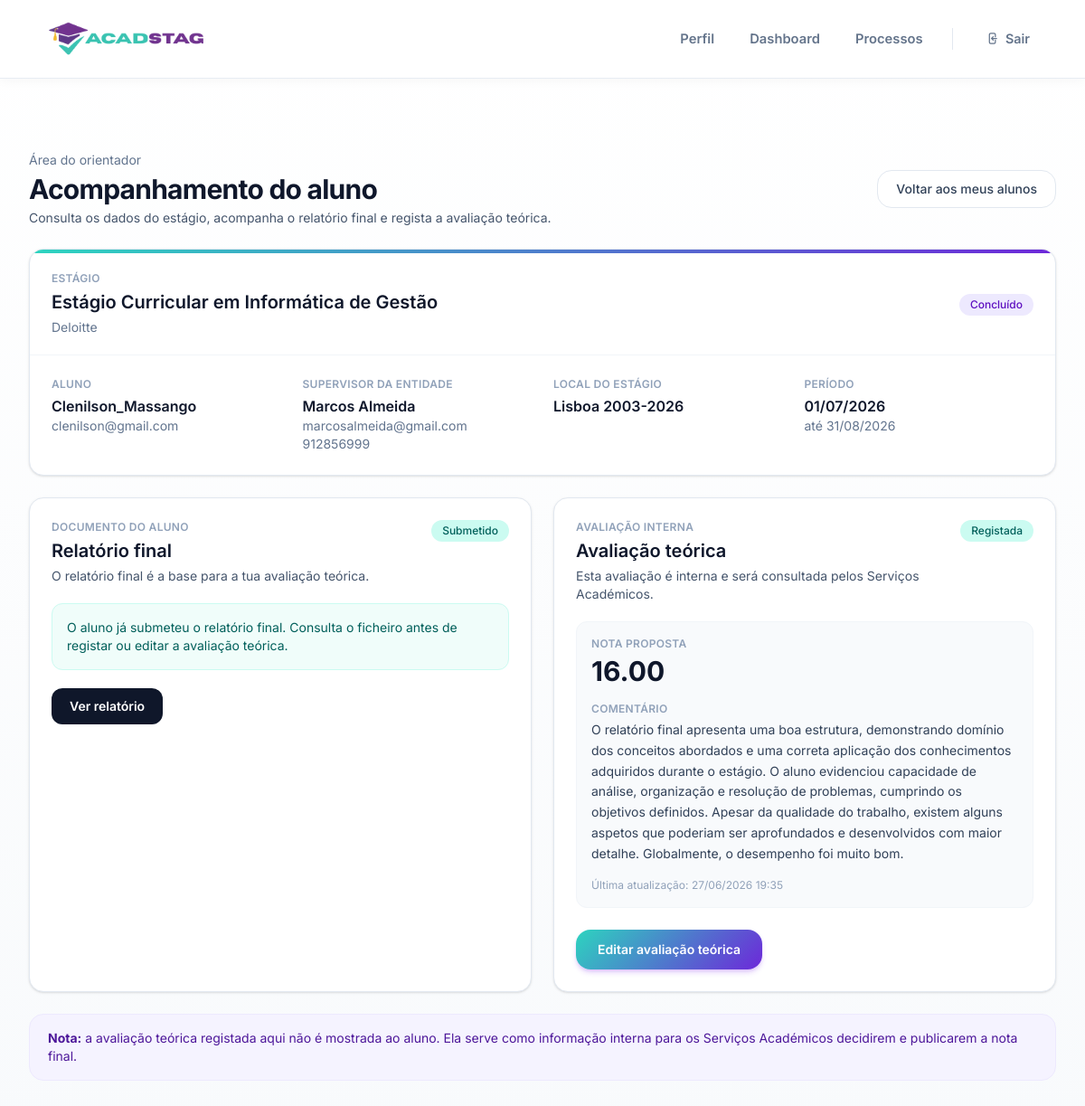
Page /processos/orientador/1/ (signed in) on the committed database.
### processos/models.py (models this page shows, shortened)
class ProcessoEstagio(models.Model):
    class Estado(models.TextChoices):
        PREPARACAO = "PREPARACAO", "Preparação"
        EM_CURSO = "EM_CURSO", "Em curso"
        EM_AVALIACAO = "EM_AVALIACAO", "Em avaliação"
        CONCLUIDO = "CONCLUIDO", "Concluído"
    candidatura = models.OneToOneField(
        Candidatura,
        on_delete=models.CASCADE,
        related_name="processo",
    )
    orientador = models.ForeignKey(
        User,
        on_delete=models.SET_NULL,
        null=True,
        blank=True,
        related_name="processos_orientados",
        limit_choices_to={"role": "ORIENTADOR"},
    )
    supervisor_nome = models.CharField(max_length=150, blank=True)
    supervisor_email = models.EmailField(blank=True)
    supervisor_telefone = models.CharField(max_length=30, blank=True)
    supervisor_cargo = models.CharField(max_length=120, blank=True)
    local_estagio = models.CharField(max_length=200, blank=True)
    data_inicio = models.DateField(null=True, blank=True)
    data_fim = models.DateField(null=True, blank=True)
    acordo_estagio = models.FileField(
        upload_to="acordos_estagio/",
        validators=[FileExtensionValidator(allowed_extensions=["pdf"])],
        null=True,
        blank=True,
    )
    estado = models.CharField(
        max_length=30,
        choices=Estado.choices,
        default=Estado.PREPARACAO,
    )
    empresa_confirmada = models.BooleanField(default=False)
    validado_servicos_academicos = models.BooleanField(default=False)
    nota_final = models.DecimalField(
        max_digits=4,
        decimal_places=2,
        null=True,
        blank=True,
    )
    nota_publicada = models.BooleanField(default=False)
    criado_em = models.DateTimeField(auto_now_add=True)
    atualizado_em = models.DateTimeField(auto_now=True)
    class Meta:
        ordering = ["-criado_em"]

### candidaturas/models.py (models this page shows, shortened)
class Candidatura(models.Model):
    class Status(models.TextChoices):
        SUBMETIDA = "SUBMETIDA", "Submetida"
        ACEITE = "ACEITE", "Aceite"
        REJEITADA = "REJEITADA", "Rejeitada"
    aluno = models.ForeignKey(
        User,
        on_delete=models.CASCADE,
        related_name="candidaturas",
        limit_choices_to={"role": "ALUNO"},
    )
    estagio = models.ForeignKey(
        Estagio,
        on_delete=models.CASCADE,
        related_name="candidaturas",
    )
    cv = models.FileField(
        upload_to=upload_cv_path,
        validators=[FileExtensionValidator(allowed_extensions=["pdf"])],
        null=True,
        blank=True,
    )
    comprovativo_frequencia = models.FileField(
        upload_to=upload_comprovativo_path,
        validators=[FileExtensionValidator(allowed_extensions=["pdf"])],
        null=True,
        blank=True,
    )
    status = models.CharField(
        max_length=20,
        choices=Status.choices,
        default=Status.SUBMETIDA,
    )
    data_candidatura = models.DateTimeField(auto_now_add=True)
    class Meta:
        unique_together = ("aluno", "estagio")
        ordering = ["-data_candidatura"]

### estagios/models.py (models this page shows, shortened)
class Estagio(models.Model):
    titulo = models.CharField(max_length=200)
    descricao = models.TextField()
    area = models.CharField(max_length=100)
    duracao_meses = models.PositiveIntegerField(
        validators=[
            MinValueValidator(1),
            MaxValueValidator(12),
        ]
    )
    ativo = models.BooleanField(default=True)
    data_criacao = models.DateTimeField(auto_now_add=True)
    empresa = models.ForeignKey(
        Empresa,
        on_delete=models.CASCADE,
        related_name="estagios"
    )

### empresas/models.py (models this page shows, shortened)
class Empresa(models.Model):
    user = models.OneToOneField(
        User,
        on_delete=models.CASCADE,
        related_name="empresa",
        limit_choices_to={"role": "EMPRESA"},
    )
    nome = models.CharField(max_length=200)
    area = models.CharField(max_length=120, blank=True)
    contacto = models.CharField(max_length=120, blank=True)
    morada = models.CharField(max_length=200, blank=True)
    nif = models.CharField(max_length=20, blank=True)

### users/models.py (models this page shows, shortened)
class User(AbstractUser):
    class Roles(models.TextChoices):
        ALUNO = "ALUNO", "Aluno"
        EMPRESA = "EMPRESA", "Empresa"
        ORIENTADOR = "ORIENTADOR", "Orientador"
        ADMIN = "ADMIN", "Administrador"
    role = models.CharField(
        max_length=20,
        choices=Roles.choices,
        default=Roles.ALUNO
    )
    email = models.EmailField(unique=True, blank=True, null=True)

### avaliacoes/models.py (models this page shows, shortened)
class AvaliacaoOrientador(models.Model):
    processo = models.OneToOneField(
        ProcessoEstagio,
        on_delete=models.CASCADE,
        related_name="avaliacao_orientador",
    )
    orientador = models.ForeignKey(
        settings.AUTH_USER_MODEL,
        on_delete=models.SET_NULL,
        null=True,
        blank=True,
        related_name="avaliacoes_orientador",
    )
    nota_teorica = models.DecimalField(max_digits=4, decimal_places=2)
    comentario = models.TextField(blank=True)
    criada_em = models.DateTimeField(auto_now_add=True)
    atualizada_em = models.DateTimeField(auto_now=True)
    class Meta:
        ordering = ["-criada_em"]

### processos/views.py (the view)
# urls.py: path("orientador/<int:pk>/", views.detalhe_processo_orientador, name="orientador_detalhe"),
@login_required
@role_required("ORIENTADOR", message="Acesso restrito a orientadores.")
def detalhe_processo_orientador(request, pk):
    processo = get_object_or_404(
        ProcessoEstagio.objects.select_related(
            "candidatura",
            "candidatura__aluno",
            "candidatura__estagio",
            "candidatura__estagio__empresa",
            "orientador",
        ),
        pk=pk,
        orientador=request.user,
    )
    relatorio = getattr(processo.candidatura, "relatorio", None)
    avaliacao = getattr(processo, "avaliacao_orientador", None)
    context = {
        "processo": processo,
        "relatorio": relatorio,
        "avaliacao": avaliacao,
    }
    return render(request, "processos/orientador_detalhe_processo.html", context)

### templates/processos/orientador_detalhe_processo.html
{% extends "base.html" %}
{% block content %}
<div class="max-w-6xl mx-auto py-8 space-y-6">
  <div class="flex flex-col md:flex-row md:items-center md:justify-between gap-4">
    <div>
      <p class="mb-1 text-sm text-slate-500">Área do orientador</p>
      <h1 class="text-3xl font-bold tracking-tight text-slate-900">Acompanhamento do aluno</h1>
      <p class="mt-1 text-sm text-slate-600">Consulta os dados do estágio, acompanha o relatório final e regista a avaliação teórica.</p>
    </div>
    <a href="{% url 'processos:orientador_lista' %}" class="inline-flex items-center justify-center rounded-2xl border border-slate-200 bg-white px-5 py-2.5 text-sm font-medium text-slate-700 transition hover:bg-slate-50">Voltar aos meus alunos</a>
  </div>
  <div class="overflow-hidden rounded-2xl border border-slate-200 bg-white shadow-sm">
    <div style="height:4px;background:linear-gradient(90deg,#2dd4bf,#6d28d9)"></div>
    <div class="flex flex-col gap-4 border-b border-slate-100 px-6 py-5 lg:flex-row lg:items-center lg:justify-between">
      <div>
        <p class="mb-1 text-xs font-semibold uppercase tracking-wide text-slate-400">Estágio</p>
        <h2 class="text-xl font-semibold text-slate-900">{{ processo.candidatura.estagio.titulo }}</h2>
        <p class="mt-1 text-sm text-slate-500">{{ processo.candidatura.estagio.empresa.nome }}</p>
      </div>
      <div>
        <span class="inline-flex items-center rounded-full bg-violet-100 px-3 py-1 text-xs font-medium text-violet-800">{{ processo.get_estado_display }}</span>
      </div>
    </div>
    <div class="grid gap-6 p-6 md:grid-cols-2 lg:grid-cols-4">
      <div>
        <p class="mb-1 text-xs font-semibold uppercase tracking-wide text-slate-400">Aluno</p>
        <p class="font-semibold text-slate-900">{{ processo.candidatura.aluno.get_full_name|default:processo.candidatura.aluno.username }}</p>
        {% if processo.candidatura.aluno.email %}<p class="text-sm text-slate-500">{{ processo.candidatura.aluno.email }}</p>{% endif %}
      </div>
      <div>
        <p class="mb-1 text-xs font-semibold uppercase tracking-wide text-slate-400">Supervisor da entidade</p>
        {% if processo.supervisor_nome %}
          <p class="font-semibold text-slate-900">{{ processo.supervisor_nome }}</p>
          {% if processo.supervisor_email %}<p class="text-sm text-slate-500">{{ processo.supervisor_email }}</p>{% endif %}
          {% if processo.supervisor_telefone %}<p class="text-sm text-slate-500">{{ processo.supervisor_telefone }}</p>{% endif %}
        {% else %}
          <p class="text-sm text-slate-400">Ainda não definido</p>
        {% endif %}
      </div>
      <div>
        <p class="mb-1 text-xs font-semibold uppercase tracking-wide text-slate-400">Local do estágio</p>
        <p class="font-semibold text-slate-900">{{ processo.local_estagio|default:"Não definido" }}</p>
      </div>
      <div>
        <p class="mb-1 text-xs font-semibold uppercase tracking-wide text-slate-400">Período</p>
        {% if processo.data_inicio or processo.data_fim %}
          <p class="font-semibold text-slate-900">{% if processo.data_inicio %}{{ processo.data_inicio|date:"d/m/Y" }}{% else %}Início não definido{% endif %}</p>
          <p class="text-sm text-slate-500">até {% if processo.data_fim %}{{ processo.data_fim|date:"d/m/Y" }}{% else %}fim não definido{% endif %}</p>
        {% else %}
          <p class="text-sm text-slate-400">Datas não definidas</p>
        {% endif %}
      </div>
    </div>
  </div>
  <div class="grid gap-6 lg:grid-cols-2">
    <div class="space-y-5 rounded-2xl border border-slate-200 bg-white p-6 shadow-sm">
      <div class="flex items-start justify-between gap-4">
        <div>
          <p class="mb-1 text-xs font-semibold uppercase tracking-wide text-slate-400">Documento do aluno</p>
          <h2 class="text-xl font-semibold text-slate-900">Relatório final</h2>
          <p class="mt-1 text-sm text-slate-600">O relatório final é a base para a tua avaliação teórica.</p>
        </div>
        {% if relatorio %}
          <span class="inline-flex items-center rounded-full bg-teal-100 px-3 py-1 text-xs font-medium text-teal-800">Submetido</span>
        {% else %}
          <span class="inline-flex items-center rounded-full bg-slate-100 px-3 py-1 text-xs font-medium text-slate-600">Pendente</span>
        {% endif %}
      </div>
      {% if relatorio %}
        <div class="rounded-xl border border-teal-100 bg-teal-50 p-4">
          <p class="text-sm text-teal-800">O aluno já submeteu o relatório final. Consulta o ficheiro antes de registar ou editar a avaliação teórica.</p>
        </div>
        {% if relatorio.ficheiro %}
          <a href="{{ relatorio.ficheiro.url }}" target="_blank" style="background:#0f172a" class="inline-flex items-center rounded-xl px-5 py-2.5 text-sm font-semibold text-white transition hover:opacity-90">Ver relatório</a>
        {% else %}
          <div class="rounded-xl border border-amber-200 bg-amber-50 p-4">
            <p class="text-sm text-amber-800">O relatório existe, mas não tem ficheiro associado.</p>
          </div>
        {% endif %}
      {% else %}
        <div class="rounded-xl border border-dashed border-slate-300 bg-slate-50 p-4">
          <p class="text-sm text-slate-600">O aluno ainda não submeteu o relatório final. A avaliação teórica pode ser preparada depois da submissão.</p>
        </div>
      {% endif %}
    </div>
    <div class="space-y-5 rounded-2xl border border-slate-200 bg-white p-6 shadow-sm">
      <div class="flex items-start justify-between gap-4">
        <div>
          <p class="mb-1 text-xs font-semibold uppercase tracking-wide text-slate-400">Avaliação interna</p>
          <h2 class="text-xl font-semibold text-slate-900">Avaliação teórica</h2>
          <p class="mt-1 text-sm text-slate-600">Esta avaliação é interna e será consultada pelos Serviços Académicos.</p>
        </div>
        {% if avaliacao %}
          <span class="inline-flex items-center rounded-full bg-teal-100 px-3 py-1 text-xs font-medium text-teal-800">Registada</span>
        {% else %}
          <span class="inline-flex items-center rounded-full bg-amber-100 px-3 py-1 text-xs font-medium text-amber-800">Por fazer</span>
        {% endif %}
      </div>
      {% if avaliacao %}
        <div class="space-y-4 rounded-xl border border-slate-100 bg-slate-50 p-4">
          <div>
            <p class="mb-1 text-xs font-semibold uppercase tracking-wide text-slate-400">Nota proposta</p>
            <p class="text-3xl font-bold text-slate-900">{{ avaliacao.nota_teorica }}</p>
          </div>
          <div>
            <p class="mb-1 text-xs font-semibold uppercase tracking-wide text-slate-400">Comentário</p>
            <p class="text-sm leading-relaxed text-slate-700">{{ avaliacao.comentario|default:"Sem comentário registado." }}</p>
          </div>
          <p class="text-xs text-slate-400">Última atualização: {{ avaliacao.atualizada_em|date:"d/m/Y H:i" }}</p>
        </div>
      {% else %}
        <div class="rounded-xl border border-dashed border-slate-300 bg-slate-50 p-4">
          <p class="text-sm text-slate-600">Ainda não registaste a avaliação teórica deste processo.</p>
        </div>
      {% endif %}
      <div class="pt-1">
        <a href="{% url 'avaliacoes:avaliar_orientador' processo.id %}" style="background-image:linear-gradient(135deg,#2dd4bf,#6d28d9)" class="inline-flex items-center rounded-2xl px-6 py-3 text-sm font-semibold text-white shadow-md shadow-violet-700/20 transition hover:-translate-y-0.5 hover:shadow-lg">{% if avaliacao %}Editar avaliação teórica{% else %}Avaliar relatório{% endif %}</a>
      </div>
    </div>
  </div>
  <div class="rounded-2xl border border-violet-100 bg-violet-50 px-5 py-4">
    <p class="text-sm text-violet-900"><strong>Nota:</strong> a avaliação teórica registada aqui não é mostrada ao aluno. Ela serve como informação interna para os Serviços Académicos decidirem e publicarem a nota final.</p>
  </div>
</div>
{% endblock %}

### templates/base.html (style rules this page uses)
:root { --teal: #2DD4BF; --teal-dk: #14B8A6; --purple: #6D28D9; --purple-hover: #5B21B6; --purple-lt: #F3E8FF; --gold: #F59E0B; --ink: #0F172A; --ink-mid: #64748B; --surface: #F8FAFC; --border: #E2E8F0; }
*, *::before, *::after { box-sizing: border-box; }
body { margin: 0; font-family: 'Inter', sans-serif; background: linear-gradient(to bottom, #ffffff, var(--surface)); color: var(--ink); -webkit-font-smoothing: antialiased; }
a { transition: color .18s ease; }

### rows in the picture
ProcessoEstagio: candidatura.estagio.titulo "Estágio Curricular em Informática de Gestão", candidatura.estagio.empresa.nome "Deloitte", estado "Concluído", candidatura.aluno.get_full_name "Clenilson_Massango", candidatura.aluno.email "clenilson@gmail.com", supervisor_nome "Marcos Almeida", supervisor_email "marcosalmeida@gmail.com", supervisor_telefone "912856999", local_estagio "Lisboa 2003-2026", data_inicio "01/07/2026", data_fim "31/08/2026"
AvaliacaoOrientador: nota_teorica "16.00", comentario "O relatório final apresenta uma boa estrutura, demonstrando domínio dos conceitos abordados e uma correta aplicação dos conhecimentos adquiridos durante o estágio. O aluno evidenciou capacidade de análise, organização e resolução de problemas, cumprindo os objetivos definidos. Apesar da qualidade do trabalho, existem alguns aspetos que poderiam ser aprofundados e desenvolvidos com maior detalhe. Globalmente, o desempenho foi muito bom.", atualizada_em "27/06/2026 19:35"
